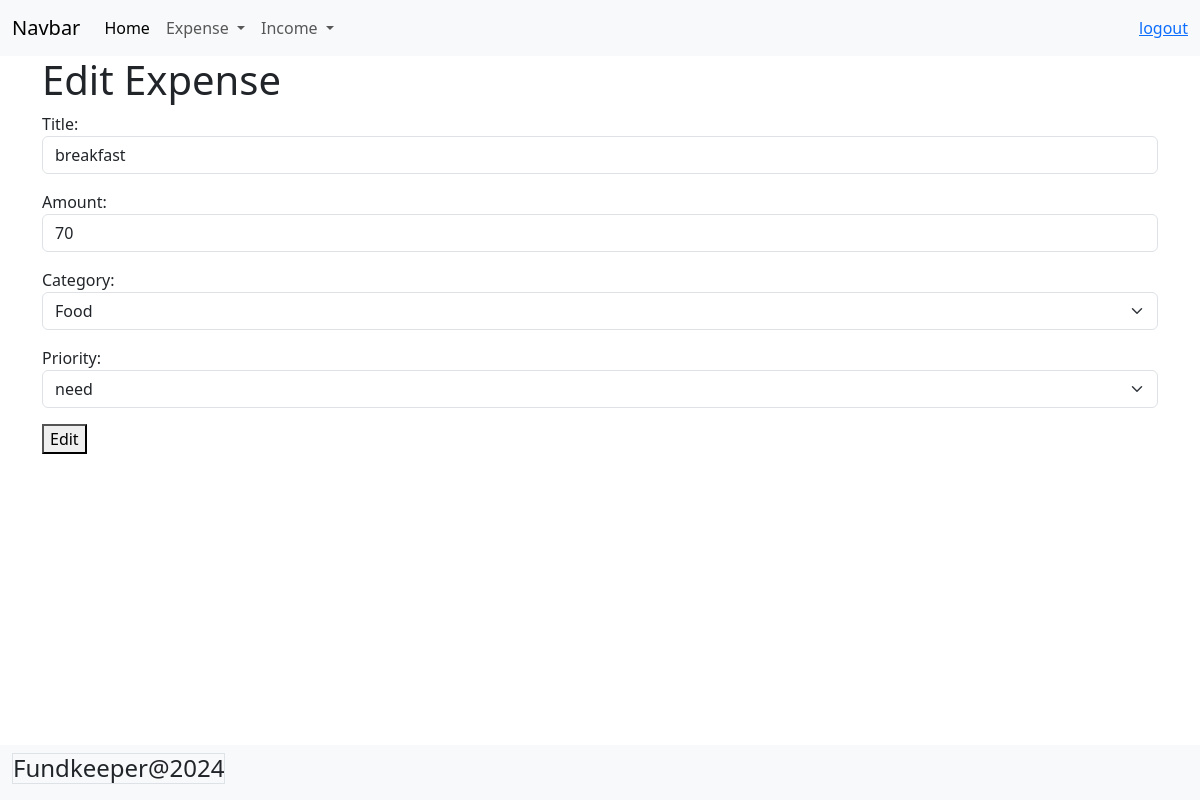
Screenshot of /expense/6/update/ (signed in) with the database file from the repository.
### budget/models.py (models this page shows, shortened)
class Expense(models.Model):
    title=models.CharField(max_length=200)
    amount=models.PositiveIntegerField()
    expense_categories = (
        ("Housing", "Housing"),
        ("Transportation", "Transportation"),
        ("Food", "Food"),
        ("Health", "Health"),
        ("Entertainment", "Entertainment"),
        ("DebtPayments", "Debt Payments"),
        ("PersonalCare", "Personal Care"),
        ("Education", "Education"),
        ("Savings", "Savings"),
        ("Miscellaneous", "Miscellaneous")
    )
    category=models.CharField(max_length=200,choices=expense_categories,default="Miscellaneous")
    user_object=models.ForeignKey(User,on_delete=models.CASCADE)
    created_date=models.DateTimeField(auto_now_add=True)
    priority_options=(
        ("need","need"),
        ("want","want")
    )
    priority=models.CharField(max_length=200,choices=priority_options,default="need")

### budget/views.py (the view, shortened to what this page needs)
# urls.py: path('expense/<int:pk>/update/',views.ExpenseUpdateView.as_view(),name="expense-update"),
@method_decorator(signin_required,name="dispatch")
class ExpenseUpdateView(View):
    def get(self,request,*args,**kwargs):
        id=kwargs.get("pk")
        expense_object=Expense.objects.get(id=id)
        form_instance=ExpenseModelForm(instance=expense_object)
        return render(request,"expense_update.html",{"form":form_instance})

### budget/forms.py
class ExpenseModelForm(forms.ModelForm):
    class Meta:
        model=Expense
        exclude=("id","created_date","user_object")
        widgets={
            "title":forms.TextInput(attrs={"class":"form-control mb-3"}),
            "amount":forms.NumberInput(attrs={"class":"form-control mb-3"}),
            "category":forms.Select(attrs={"class":"form-control form-select mb-3"}),
            "priority":forms.Select(attrs={"class":"form-control form-select mb-3"}),
        }

### budget/templates/expense_update.html (shortened to what this page needs)
{%extends 'base.html'%}
{%block main_block%}
<div class="container">
    <h1>Edit Expense</h1>
    <form action="" method="post">
        {{form}}
        <button type="submit">Edit</button>
    </form>
</div>
{%endblock%}

### rows the page displays
Expense: title "breakfast", amount "70", category "Food", priority "need"
